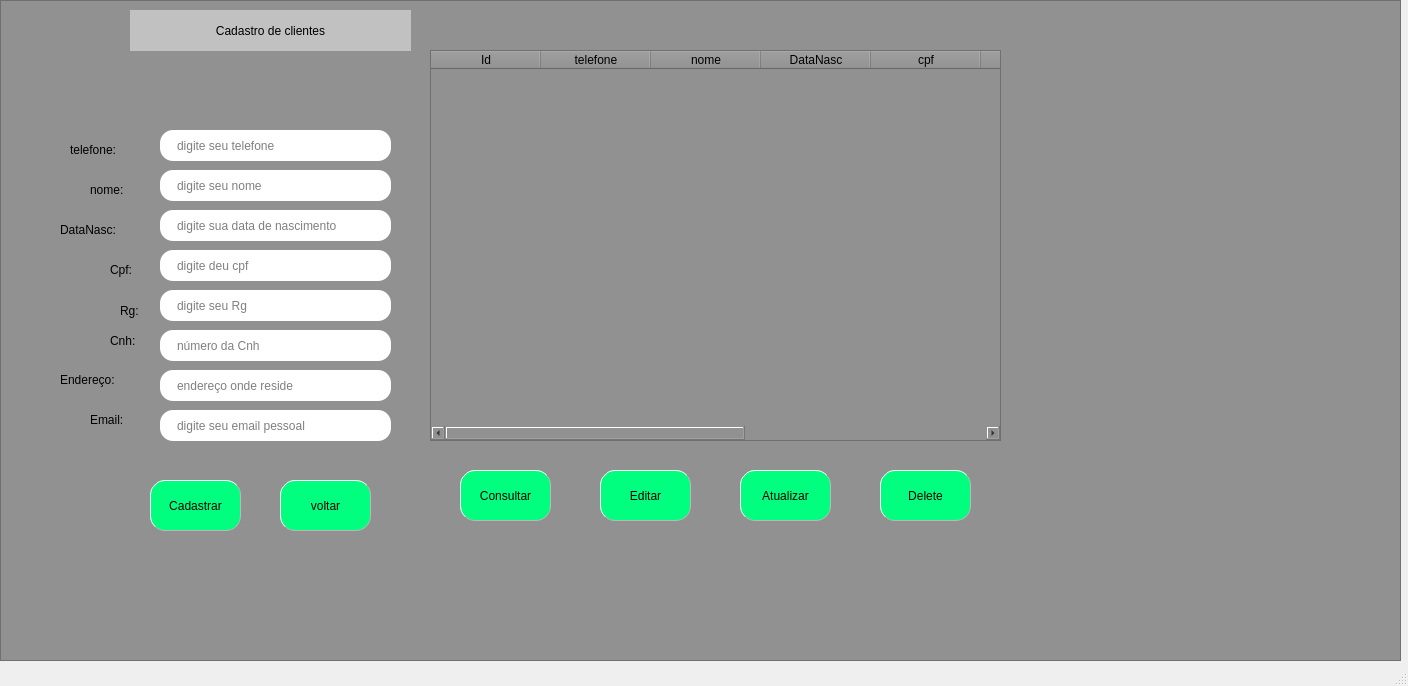
<?xml version="1.0" encoding="UTF-8"?>
<ui version="4.0">
 <class>MainWindow</class>
 <widget class="QMainWindow" name="MainWindow">
  <property name="geometry">
   <rect>
    <x>0</x>
    <y>0</y>
    <width>1408</width>
    <height>686</height>
   </rect>
  </property>
  <property name="windowTitle">
   <string>MainWindow</string>
  </property>
  <widget class="QWidget" name="centralwidget">
   <widget class="QFrame" name="frame">
    <property name="enabled">
     <bool>true</bool>
    </property>
    <property name="geometry">
     <rect>
      <x>0</x>
      <y>0</y>
      <width>1401</width>
      <height>661</height>
     </rect>
    </property>
    <property name="styleSheet">
     <string notr="true">background-color: rgb(145, 145, 145);</string>
    </property>
    <property name="frameShape">
     <enum>QFrame::StyledPanel</enum>
    </property>
    <property name="frameShadow">
     <enum>QFrame::Raised</enum>
    </property>
    <widget class="QLabel" name="label_4">
     <property name="geometry">
      <rect>
       <x>60</x>
       <y>220</y>
       <width>101</width>
       <height>20</height>
      </rect>
     </property>
     <property name="styleSheet">
      <string notr="true">font: 14pt &quot;Arial&quot;;</string>
     </property>
     <property name="text">
      <string>DataNasc:</string>
     </property>
    </widget>
    <widget class="QLabel" name="label_3">
     <property name="geometry">
      <rect>
       <x>90</x>
       <y>180</y>
       <width>71</width>
       <height>20</height>
      </rect>
     </property>
     <property name="styleSheet">
      <string notr="true">font: 14pt &quot;Arial&quot;;</string>
     </property>
     <property name="text">
      <string>nome:</string>
     </property>
    </widget>
    <widget class="QLabel" name="label_5">
     <property name="geometry">
      <rect>
       <x>110</x>
       <y>260</y>
       <width>41</width>
       <height>20</height>
      </rect>
     </property>
     <property name="styleSheet">
      <string notr="true">font: 14pt &quot;Arial&quot;;</string>
     </property>
     <property name="text">
      <string>Cpf:</string>
     </property>
    </widget>
    <widget class="QLabel" name="label_6">
     <property name="geometry">
      <rect>
       <x>120</x>
       <y>300</y>
       <width>31</width>
       <height>21</height>
      </rect>
     </property>
     <property name="styleSheet">
      <string notr="true">font: 14pt &quot;Arial&quot;;</string>
     </property>
     <property name="text">
      <string>Rg:</string>
     </property>
    </widget>
    <widget class="QLabel" name="label_8">
     <property name="geometry">
      <rect>
       <x>60</x>
       <y>370</y>
       <width>91</width>
       <height>20</height>
      </rect>
     </property>
     <property name="styleSheet">
      <string notr="true">font: 14pt &quot;Arial&quot;;</string>
     </property>
     <property name="text">
      <string>Endereço:</string>
     </property>
    </widget>
    <widget class="QLabel" name="label_7">
     <property name="geometry">
      <rect>
       <x>110</x>
       <y>330</y>
       <width>51</width>
       <height>21</height>
      </rect>
     </property>
     <property name="styleSheet">
      <string notr="true">font: 14pt &quot;Arial&quot;;</string>
     </property>
     <property name="text">
      <string>Cnh:</string>
     </property>
    </widget>
    <widget class="QLineEdit" name="lineEdit">
     <property name="geometry">
      <rect>
       <x>160</x>
       <y>130</y>
       <width>231</width>
       <height>31</height>
      </rect>
     </property>
     <property name="styleSheet">
      <string notr="true">background-color: rgb(255, 255, 255);
border-radius:13px;
padding-left: 15px;</string>
     </property>
     <property name="placeholderText">
      <string>digite seu telefone</string>
     </property>
    </widget>
    <widget class="QLineEdit" name="lineEdit_2">
     <property name="geometry">
      <rect>
       <x>160</x>
       <y>170</y>
       <width>231</width>
       <height>31</height>
      </rect>
     </property>
     <property name="styleSheet">
      <string notr="true">background-color: rgb(255, 255, 255);
border-radius:13px;
padding-left: 15px;</string>
     </property>
     <property name="placeholderText">
      <string>digite seu nome</string>
     </property>
    </widget>
    <widget class="QLineEdit" name="lineEdit_3">
     <property name="geometry">
      <rect>
       <x>160</x>
       <y>210</y>
       <width>231</width>
       <height>31</height>
      </rect>
     </property>
     <property name="styleSheet">
      <string notr="true">background-color: rgb(255, 255, 255);
border-radius:13px;
padding-left: 15px;</string>
     </property>
     <property name="placeholderText">
      <string>digite sua data de nascimento</string>
     </property>
    </widget>
    <widget class="QLineEdit" name="lineEdit_4">
     <property name="geometry">
      <rect>
       <x>160</x>
       <y>250</y>
       <width>231</width>
       <height>31</height>
      </rect>
     </property>
     <property name="styleSheet">
      <string notr="true">background-color: rgb(255, 255, 255);
border-radius:13px;
padding-left: 15px;</string>
     </property>
     <property name="placeholderText">
      <string>digite deu cpf</string>
     </property>
    </widget>
    <widget class="QLineEdit" name="lineEdit_5">
     <property name="geometry">
      <rect>
       <x>160</x>
       <y>290</y>
       <width>231</width>
       <height>31</height>
      </rect>
     </property>
     <property name="styleSheet">
      <string notr="true">background-color: rgb(255, 255, 255);
border-radius:13px;
padding-left: 15px;</string>
     </property>
     <property name="placeholderText">
      <string>digite seu Rg</string>
     </property>
    </widget>
    <widget class="QLineEdit" name="lineEdit_6">
     <property name="geometry">
      <rect>
       <x>160</x>
       <y>330</y>
       <width>231</width>
       <height>31</height>
      </rect>
     </property>
     <property name="styleSheet">
      <string notr="true">background-color: rgb(255, 255, 255);
border-radius:13px;
padding-left: 15px;</string>
     </property>
     <property name="placeholderText">
      <string>número da Cnh</string>
     </property>
    </widget>
    <widget class="QLineEdit" name="lineEdit_7">
     <property name="geometry">
      <rect>
       <x>160</x>
       <y>370</y>
       <width>231</width>
       <height>31</height>
      </rect>
     </property>
     <property name="styleSheet">
      <string notr="true">background-color: rgb(255, 255, 255);
border-radius:13px;
padding-left: 15px;</string>
     </property>
     <property name="placeholderText">
      <string>endereço onde reside</string>
     </property>
    </widget>
    <widget class="QLineEdit" name="lineEdit_8">
     <property name="geometry">
      <rect>
       <x>160</x>
       <y>410</y>
       <width>231</width>
       <height>31</height>
      </rect>
     </property>
     <property name="styleSheet">
      <string notr="true">background-color: rgb(255, 255, 255);
border-radius:13px;
padding-left: 15px;</string>
     </property>
     <property name="placeholderText">
      <string>digite seu email pessoal</string>
     </property>
    </widget>
    <widget class="QLabel" name="label_2">
     <property name="geometry">
      <rect>
       <x>70</x>
       <y>140</y>
       <width>81</width>
       <height>20</height>
      </rect>
     </property>
     <property name="styleSheet">
      <string notr="true">font: 14pt &quot;Arial&quot;;</string>
     </property>
     <property name="text">
      <string>telefone:</string>
     </property>
    </widget>
    <widget class="QLabel" name="label_9">
     <property name="geometry">
      <rect>
       <x>90</x>
       <y>410</y>
       <width>61</width>
       <height>20</height>
      </rect>
     </property>
     <property name="styleSheet">
      <string notr="true">font: 14pt &quot;Arial&quot;;</string>
     </property>
     <property name="text">
      <string>Email:</string>
     </property>
    </widget>
    <widget class="QLabel" name="label">
     <property name="geometry">
      <rect>
       <x>130</x>
       <y>10</y>
       <width>281</width>
       <height>41</height>
      </rect>
     </property>
     <property name="styleSheet">
      <string notr="true">font: 14pt &quot;Arial&quot;;
background-color: rgb(193, 193, 193);</string>
     </property>
     <property name="text">
      <string>Cadastro de clientes</string>
     </property>
     <property name="alignment">
      <set>Qt::AlignCenter</set>
     </property>
    </widget>
    <widget class="QPushButton" name="pushButton">
     <property name="geometry">
      <rect>
       <x>150</x>
       <y>480</y>
       <width>91</width>
       <height>51</height>
      </rect>
     </property>
     <property name="styleSheet">
      <string notr="true">QPushButton{
background-color: rgb(0, 255, 127);
border-radius: 15px;
border-style: outset;
border-width: 1px;
border-color: rgb(185, 185, 185);
}
QPushButton:hover{
background-color: rgb(0, 170, 127);
color: rgb(59, 255, 56);
}
</string>
     </property>
     <property name="text">
      <string>Cadastrar</string>
     </property>
    </widget>
    <widget class="QPushButton" name="pushButton_2">
     <property name="geometry">
      <rect>
       <x>280</x>
       <y>480</y>
       <width>91</width>
       <height>51</height>
      </rect>
     </property>
     <property name="styleSheet">
      <string notr="true">QPushButton{
background-color: rgb(0, 255, 127);
border-radius: 15px;
border-style: outset;
border-width: 1px;
border-color: rgb(185, 185, 185);
}
QPushButton:hover{
background-color: rgb(0, 170, 127);
color: rgb(59, 255, 56);
}

</string>
     </property>
     <property name="text">
      <string>voltar</string>
     </property>
    </widget>
    <widget class="QLabel" name="label_10">
     <property name="geometry">
      <rect>
       <x>120</x>
       <y>60</y>
       <width>291</width>
       <height>41</height>
      </rect>
     </property>
     <property name="styleSheet">
      <string notr="true">font: 14pt &quot;Arial&quot;;
color: rgb(255, 255, 255);</string>
     </property>
     <property name="text">
      <string/>
     </property>
     <property name="alignment">
      <set>Qt::AlignCenter</set>
     </property>
    </widget>
    <widget class="QTableWidget" name="tableWidget">
     <property name="geometry">
      <rect>
       <x>430</x>
       <y>50</y>
       <width>571</width>
       <height>391</height>
      </rect>
     </property>
     <attribute name="horizontalHeaderDefaultSectionSize">
      <number>110</number>
     </attribute>
     <column>
      <property name="text">
       <string>Id</string>
      </property>
     </column>
     <column>
      <property name="text">
       <string>telefone</string>
      </property>
     </column>
     <column>
      <property name="text">
       <string>nome</string>
      </property>
     </column>
     <column>
      <property name="text">
       <string>DataNasc</string>
      </property>
     </column>
     <column>
      <property name="text">
       <string>cpf</string>
      </property>
     </column>
     <column>
      <property name="text">
       <string>rg</string>
      </property>
     </column>
     <column>
      <property name="text">
       <string>cnh</string>
      </property>
     </column>
     <column>
      <property name="text">
       <string>endereço</string>
      </property>
     </column>
     <column>
      <property name="text">
       <string>email</string>
      </property>
     </column>
    </widget>
    <widget class="QPushButton" name="pushButton_3">
     <property name="geometry">
      <rect>
       <x>460</x>
       <y>470</y>
       <width>91</width>
       <height>51</height>
      </rect>
     </property>
     <property name="styleSheet">
      <string notr="true">QPushButton{
background-color: rgb(0, 255, 127);
border-radius: 15px;
border-style: outset;
border-width: 1px;
border-color: rgb(185, 185, 185);
}
QPushButton:hover{
background-color: rgb(0, 170, 127);
color: rgb(59, 255, 56);
}
</string>
     </property>
     <property name="text">
      <string>Consultar</string>
     </property>
    </widget>
    <widget class="QPushButton" name="pushButton_4">
     <property name="geometry">
      <rect>
       <x>740</x>
       <y>470</y>
       <width>91</width>
       <height>51</height>
      </rect>
     </property>
     <property name="styleSheet">
      <string notr="true">QPushButton{
background-color: rgb(0, 255, 127);
border-radius: 15px;
border-style: outset;
border-width: 1px;
border-color: rgb(185, 185, 185);
}
QPushButton:hover{
background-color: rgb(0, 170, 127);
color: rgb(59, 255, 56);
}
</string>
     </property>
     <property name="text">
      <string>Atualizar</string>
     </property>
    </widget>
    <widget class="QPushButton" name="pushButton_5">
     <property name="geometry">
      <rect>
       <x>880</x>
       <y>470</y>
       <width>91</width>
       <height>51</height>
      </rect>
     </property>
     <property name="styleSheet">
      <string notr="true">QPushButton{
background-color: rgb(0, 255, 127);
border-radius: 15px;
border-style: outset;
border-width: 1px;
border-color: rgb(185, 185, 185);
}
QPushButton:hover{
background-color: rgb(0, 170, 127);
color: rgb(59, 255, 56);
}
</string>
     </property>
     <property name="text">
      <string>Delete</string>
     </property>
    </widget>
    <widget class="QPushButton" name="pushButton_6">
     <property name="geometry">
      <rect>
       <x>600</x>
       <y>470</y>
       <width>91</width>
       <height>51</height>
      </rect>
     </property>
     <property name="styleSheet">
      <string notr="true">QPushButton{
background-color: rgb(0, 255, 127);
border-radius: 15px;
border-style: outset;
border-width: 1px;
border-color: rgb(185, 185, 185);
}
QPushButton:hover{
background-color: rgb(0, 170, 127);
color: rgb(59, 255, 56);
}
</string>
     </property>
     <property name="text">
      <string>Editar</string>
     </property>
    </widget>
   </widget>
  </widget>
  <widget class="QMenuBar" name="menubar">
   <property name="geometry">
    <rect>
     <x>0</x>
     <y>0</y>
     <width>1408</width>
     <height>21</height>
    </rect>
   </property>
  </widget>
  <widget class="QStatusBar" name="statusbar"/>
 </widget>
 <resources/>
 <connections/>
</ui>
